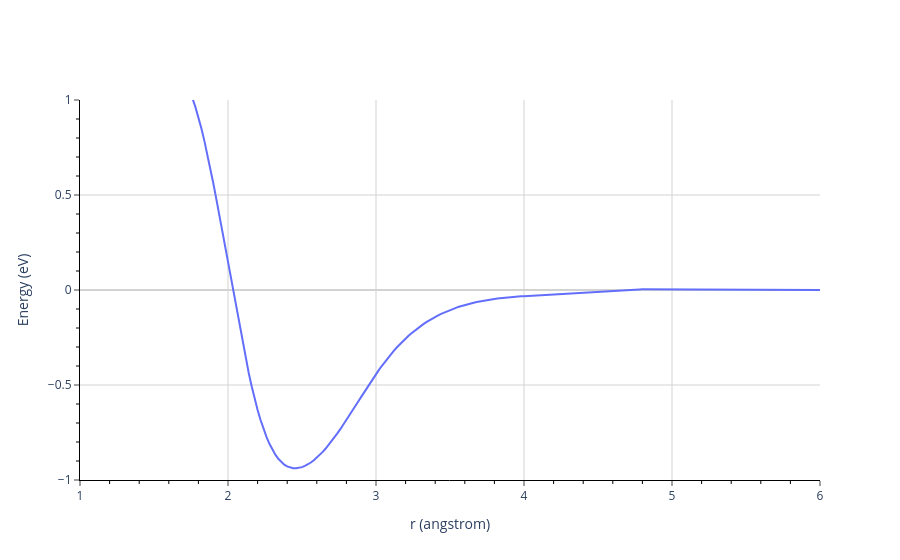

This figure's notebook cell:
### Markdown cell above
### 4.2. Report results

Values returned in the results_dict:
- **'r_values'** (*numpy.array of float*) - All interatomic spacings, r, explored.
- **'energy_values'** (*numpy.array of float*) - The computed potential energies for each r value.

### Code cell
length_unit = 'angstrom'
energy_unit = 'eV'

energy = uc.get_in_units(results_dict['energy_values'], energy_unit)
r = uc.get_in_units(results_dict['r_values'], length_unit)

Emin = floor(energy.min())
if Emin < -10: 
    Emin = -10

fig = go.Figure()
fig.add_trace(go.Scatter(x=r, y=energy, mode='lines'))
# Edit the layout
fig.update_layout(
    xaxis=dict(title = dict(text = f'r ({length_unit})')),
    yaxis=dict(title = dict(text = f'Energy ({energy_unit})')),
    paper_bgcolor='white',
    plot_bgcolor='white',
)
axes_settings = dict(ticks='outside', showline=True, linecolor='black',
                gridcolor='lightgrey', minor=dict(tickcolor='black', ticks='outside'),
                zeroline=True, zerolinecolor='lightgrey')
fig.update_xaxes(range=[1, 6], **axes_settings)
fig.update_yaxes(range=[Emin, 1], **axes_settings)
iplot(fig)

### Figure 1 — Plotly figure (JSON) as saved in the notebook; plotly's stock layout.template omitted (floating-point values rounded to 4 significant figures; data arrays with more than 128 entries replaced by an {"elided": "..."} marker saying what was removed)
{"data": [{"mode": "lines", "type": "scatter", "x": {"elided": "300 float values"}, "y": {"elided": "300 float values"}}], "layout": {"paper_bgcolor": "white", "plot_bgcolor": "white", "xaxis": {"gridcolor": "lightgrey", "linecolor": "black", "minor": {"tickcolor": "black", "ticks": "outside"}, "range": [1, 6], "showline": true, "ticks": "outside", "title": {"text": "r (angstrom)"}, "zeroline": true, "zerolinecolor": "lightgrey"}, "yaxis": {"gridcolor": "lightgrey", "linecolor": "black", "minor": {"tickcolor": "black", "ticks": "outside"}, "range": [-1, 1], "showline": true, "ticks": "outside", "title": {"text": "Energy (eV)"}, "zeroline": true, "zerolinecolor": "lightgrey"}}}
